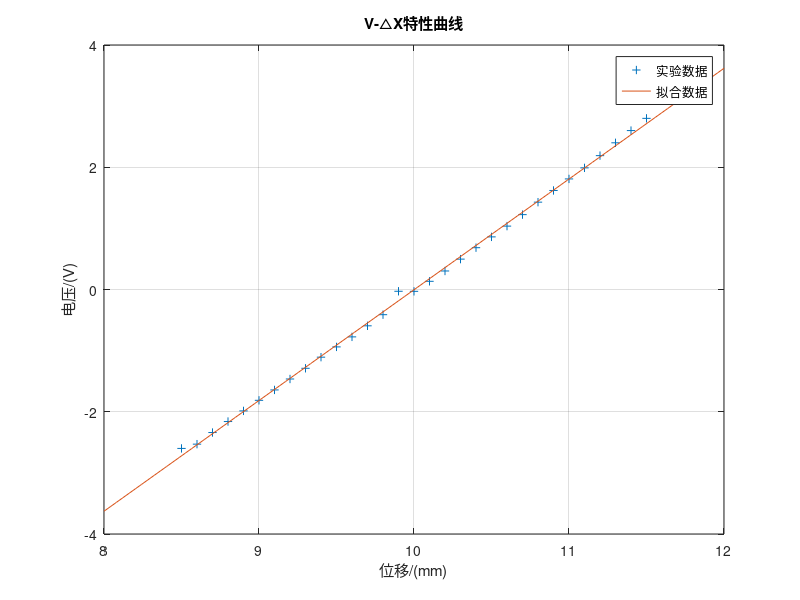

Write MATLAB code to recreate this figure. (Note: this script raises an error after producing the figure.)
x1=linspace(8.5,11.5,31)
y1=[-2.6 -2.53 -2.34 -2.16 -1.986 -1.813 -1.643 -1.464 -1.289 -1.107 -0.939 -0.775 -0.594 -0.412 -0.029 -0.030 0.134 0.303 0.497 0.684 0.861 1.037 1.225 1.429 1.620 1.809 1.990 2.19 2.40 2.60 2.80]
plot(x1,y1,'+')
hold on
k1=polyfit(x1,y1,1)
x=linspace(8,12)
y=k1(1)*x+k1(2)
plot(x,y)

grid on
legend('实验数据','拟合数据')
xlabel('位移/(mm)')
ylabel('电压/(V)')

xlim([8.00 12.00])
ylim([-4.00 4.00])
title('V-△X特性曲线')
gtext('拟合曲线方程为：y=1.8116*x-18.12')

[maxy,num]=max(abs(k1(1)*x1+k1(2)-y1))
%求最大非线性偏差(绝对值)，num为误差最大处向量位置
fxxwc=abs(maxy/max(y1))%计算非线性误差



